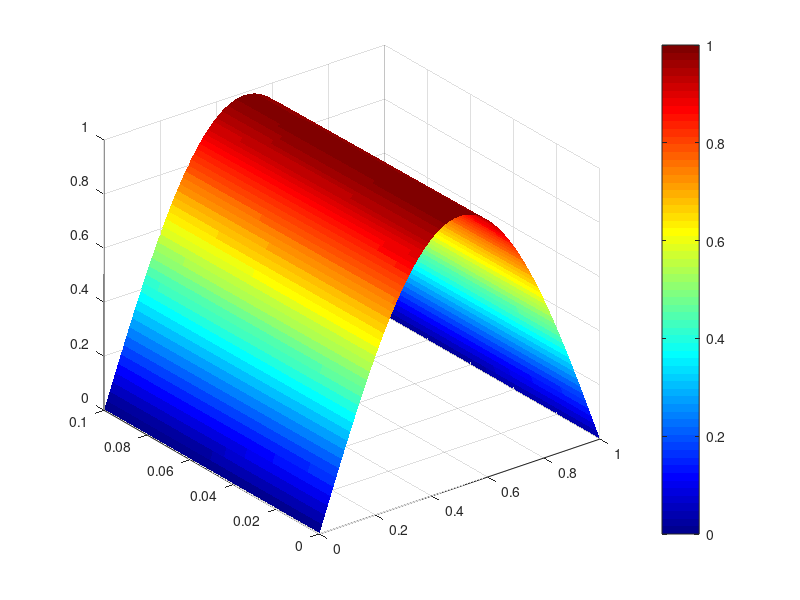

This figure's MATLAB source: (Note: this script raises an error after producing the figure.)
% Parameter settings
L = 1;      % Interval length
T = 0.1;    % Total time
N = 100;    % Number of spatial grids
M = 1000;   % Time steps
alpha = 0.01; % Thermal diffusivity

dx = L / N; % Space step
dt = T / M; % Time step

% Check stability conditions
if dt > dx^2 / (2 * alpha)
    fprintf('Current time step dt = %f does not satisfy the stability condition (dt <= dx^2 / (2 * alpha))\n', dt);
else
    fprintf('Current time step dt = %f satisfies stability condition (dt <= dx^2 / (2 * alpha))\n', dt);
end

% Initial and boundary conditions
x = linspace(0, L, N+1); % Creating a spatial grid of points
u = sin(pi * x / L); % Initial temperature distribution (sine function)
u(1) = 0; % Left boundary condition (boundary temperature is 0)
u(end) = 0; % Right boundary condition (boundary temperature is 0)

% Explicit Euler method for solving the heat conduction equation
tic; % Start timing
u_matrix = zeros(M+1, N+1); % Store the results for each time step
u_matrix(1, :) = u; % Storing initial conditions
for n = 1:M
    u_new = zeros(1, N+1); % Initialize the temperature distribution for a new time step
    for i = 2:N
        % Explicit Euler method formula：u_new(i) = u(i) + alpha * dt / dx^2 * (u(i+1) - 2*u(i) + u(i-1))
        u_new(i) = u(i) + alpha * dt / dx^2 * (u(i+1) - 2*u(i) + u(i-1));
    end
    u = u_new; % Update temperature distribution
    u_matrix(n+1, :) = u; % Store the results of the current time step
end
elapsedTime = toc; % End timer
fprintf('Explicit Euler method computation time: %f seconds\n', elapsedTime);
fprintf('Average time per iteration: %e seconds\n', elapsedTime / M);

% Creating a time vector
t = linspace(0, T, M+1);

% Visualize the results
figure;
surf(x, t, u_matrix, 'EdgeColor', 'none'); % Plotting a 3D surface without showing grid lines
colormap jet; % Using the 'jet' colormap
c = colorbar; % Add a color bar
c.Label.String = 'temperature (u)'; % Color Bar Labels
xlabel('x'); % x-axis label
ylabel('t'); % y-axis label
zlabel('u(x,t)'); % z-axis label
title('Heat equation solution'); % Figure title
view(3); % 3D View

% 2D Visualization Results
figure;
contourf(x, t, u_matrix, 50); % Draw a contour map showing 50 contour levels
colormap jet; % Using the 'jet' colormap
c = colorbar; % Add a color bar
c.Label.String = 'temperature (u)'; % Color Bar Labels
xlabel('x'); % x-axis label
ylabel('t'); % y-axis label
title('2D Visualization of the Solution to the Heat Equation'); % Figure title

% Added graph visualization of numerical solutions to the heat conduction equation
figure;
plot(x, u_matrix(1, :), 'r', 'LineWidth', 2); % Initial conditions
hold on;
plot(x, u_matrix(round(M/4), :), 'g', 'LineWidth', 2); % 1/4 time step
plot(x, u_matrix(round(M/2), :), 'b', 'LineWidth', 2); % 1/2 time step
plot(x, u_matrix(end, :), 'm', 'LineWidth', 2); % Final time step
hold off;
xlabel('x'); % x-axis label
ylabel('u(x,t)'); % y-axis label
title('Plot visualization of numerical solutions to the heat equation'); % Figure title
legend('t = 0', 't = T/4', 't = T/2', 't = T'); % Add a legend

% Convergence Proof
errors = zeros(1, 5); % Store the maximum error at different grid numbers
timeSteps = zeros(1, 5); % Store the average time per iteration for different numbers of grids
for k = 1:5
    N = 20 * k; % Increase the number of spatial grids
    dx = L / N; % Update space step
    dt = T / M; % The time step remains constant
    x = linspace(0, L, N+1); % Create new spatial grid points
    u = sin(pi * x / L); % Initial temperature distribution
    u(1) = 0; % Left boundary condition
    u(end) = 0; % Right boundary condition
    tic; % Start timing
    for n = 1:M
        u_new = zeros(1, N+1); % Initialize the temperature distribution for a new time step
        for i = 2:N
            u_new(i) = u(i) + alpha * dt / dx^2 * (u(i+1) - 2*u(i) + u(i-1)); % Explicit Euler method formula
        end
        u = u_new; % Update temperature distribution
    end
    elapsedTime = toc; % End timer
    timeSteps(k) = elapsedTime / M; % Calculate the average time per iteration
    u_exact = sin(pi * x / L) * exp(-alpha * (pi / L)^2 * T); % Compute analytical solution
    errors(k) = max(abs(u - u_exact)); % Calculate the maximum error
end

% Visualizing the convergence proof
figure;
loglog(20:20:100, errors, '-o'); % Plot the error as a function of the number of spatial grid cells
title('Convergence Proof'); % Figure title
xlabel('Number of spatial grids'); % x-axis label
ylabel('Maximum error'); % y-axis label

% Visual efficiency indicators
figure;
loglog(20:20:100, timeSteps, '-o'); % Plot the average time per iteration as a function of the number of spatial grids
title('Average time per iteration'); % Figure title
xlabel('Number of spatial grids'); % x-axis label
ylabel('Average time per iteration (seconds)'); % y-axis label